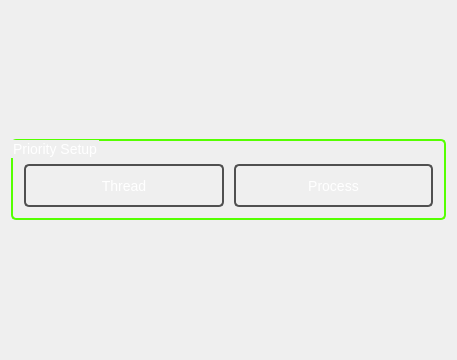
<?xml version="1.0" encoding="UTF-8"?>
<ui version="4.0">
 <class>Taskpriority</class>
 <widget class="QWidget" name="Taskpriority">
  <property name="geometry">
   <rect>
    <x>0</x>
    <y>0</y>
    <width>457</width>
    <height>360</height>
   </rect>
  </property>
  <property name="windowTitle">
   <string>Form</string>
  </property>
  <property name="windowOpacity">
   <double>1.000000000000000</double>
  </property>
  <property name="styleSheet">
   <string notr="true">QWidget {
font-size: 14px;
}

QListWidget {
border: 2px solid gray;
border-radius: 5px;
border-color: rgb(85, 255, 0);
background: rgb(60, 60, 60);
color: white;
	selection-color: rgb(85, 255, 0);
	selection-background-color: rgb(90, 90, 90);
font-size: 22px;
}


QTextEdit {
border: 2px solid gray;
border-radius: 5px;
border-color: rgb(85, 255, 0);
background: rgb(60, 60, 60);
color: white;
	selection-color: rgb(85, 255, 0);
	selection-background-color: rgb(90, 90, 90);
}

QLabel {
background: none;
color: white;
}

QProgressBar {
color: white;
border: 2px solid  rgb(80, 80, 80);
text-align: center;
padding: 1px;
border-radius: 5px;
background: qradialgradient(cx: 0.5, cy: -0.5,
fx: 0.5, fy: -0.5,
radius: 1.35, stop: 0 #ddd, stop: 1 #111);
width: 30px;
height: 14px; 
}

QProgressBar::chunk {

border-radius: 3px;
background: qradialgradient(cx: 0.5, cy: -0.5,
fx: 0.5, fy: -0.5,
radius: 1.35, stop: 0.0 #fff, stop: 0.4999 #8f0,  stop: 0.5 #8f0, stop: 1.0 #050);
border: 1px solid rgb(0, 0, 0);
}

QGroupBox {
border: 2px solid;
border-radius: 5px;
border-color: rgb(85, 255, 0);
background: qradialgradient(cx: 0.5, cy: -0.5,
fx: 0.5, fy: -0.5,
radius: 1.35, stop: 0 #ddd, stop: 1 #111);
padding-top: 12px;
color: white;
selection-color: rgb(30, 30, 30);
}

QPushButton {
color: white;
border: 2px solid rgb(80, 80, 80);
border-radius: 5px;
padding: 2px;
margin: 2px;
background: qradialgradient(cx: 0.5, cy: -0.5,
fx: 0.5, fy: -0.5,
radius: 1.35, stop: 0 #ddd, stop: 1 #111);
min-width: 80px;
min-height: 35px;
}

QPushButton:hover {
border: 2px solid  rgb(160, 160, 160);
background: qradialgradient(cx: 0.5, cy: -0.5,
fx: 0.5, fy: -0.5,
radius: 1.35, stop: 0 #fff, stop: 1 #111);
}

 QPushButton:pressed {
color:  rgb(85, 255, 0);
border: 2px solid rgb(85, 255, 0);
background: qradialgradient(cx: 0.5, cy: -0.5,
fx: 0.5, fy: -0.5,
radius: 1.35, stop: 0 #fff, stop: 1 #111);
}

QMenu{
border: 2px solid rgb(85, 255, 0);
border-radius: 5px;
min-height:25px;
	selection-color: rgb(85, 255, 0);
	selection-background-color: rgb(90, 90, 90);
}




QScrollBar:horizontal {
border: 2px solid;
border-color: rgb(85,255,0);
border-radius: 5px;
background: rgb(60,60,60);
height: 25px;
margin: 2px 2px 2px 2px;
}
QScrollBar::handle:horizontal {
background: rgb(255,255,255);
min-width: 30px;
}
QScrollBar::add-line:horizontal {
background: none;
width: 20px;
subcontrol-position: right;
subcontrol-origin: margin;
}
QScrollBar::sub-line:horizontal {
background: none;
width: 20px;
subcontrol-position: left;
subcontrol-origin: margin;
}
QScrollBar:left-arrow:horizontal, QScrollBar::right-arrow:horizontal {
width: 3px;
height: 3px;
background: none;
}
QScrollBar::add-page:horizontal, QScrollBar::sub-page:horizontal {
background: none;
}



QScrollBar:vertical {
border: 2px solid;
border-color: rgb(85,255,0);
border-radius: 5px;
background: rgb(60,60,60);
width: 25px;
margin: 2px 2px 2px 2px;
}
QScrollBar::handle:vertical {
background: rgb(255,255,255);
min-height: 30px;
}
QScrollBar::add-line:vertical {
background: none;
height: 20px;
subcontrol-position: bottom;
subcontrol-origin: margin;
}
QScrollBar::sub-line:vertical {
background: none;
height: 20px;
subcontrol-position: top;
subcontrol-origin: margin;
}
QScrollBar:left-arrow:horizontal, QScrollBar::right-arrow:vertical {
width: 3px;
height: 3px;
background: none;
}
QScrollBar::add-page:horizontal, QScrollBar::sub-page:vertical {
background: none;
}</string>
  </property>
  <layout class="QGridLayout" name="gridLayout">
   <item row="0" column="0">
    <widget class="QGroupBox" name="groupBox_2">
     <property name="sizePolicy">
      <sizepolicy hsizetype="Preferred" vsizetype="Maximum">
       <horstretch>0</horstretch>
       <verstretch>0</verstretch>
      </sizepolicy>
     </property>
     <property name="title">
      <string>Priority Setup</string>
     </property>
     <layout class="QGridLayout" name="gridLayout_3">
      <item row="0" column="2">
       <widget class="QPushButton" name="pushButtonProcess">
        <property name="text">
         <string>Process</string>
        </property>
       </widget>
      </item>
      <item row="0" column="0">
       <widget class="QPushButton" name="pushButtonThread">
        <property name="text">
         <string>Thread</string>
        </property>
       </widget>
      </item>
     </layout>
    </widget>
   </item>
  </layout>
 </widget>
 <resources/>
 <connections/>
</ui>
